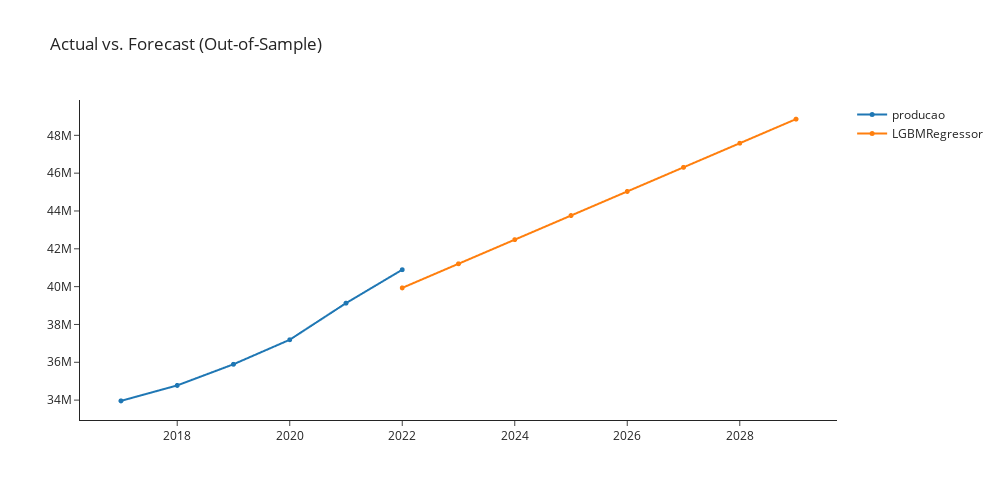

The code cell stored with this chart in its notebook:
### Markdown cell above
## lightgbm_cds_dt Light Gradient Boosting w/ Cond. Deseasonalize & Detrending

### Code cell
lightgbm_cds_dt  = exp.create_model('lightgbm_cds_dt')
exp.plot_model(plot = 'decomp', 
               data_kwargs = {'type' : 'multiplicative'},
               fig_kwargs = {"height":500,"width":1000,"template": "simple_white","hoverinfo":"none","big_data_threshold":10})
exp.plot_model(estimator = lightgbm_cds_dt, plot = 'forecast', 
               data_kwargs = {'fh' : 8},
               fig_kwargs = {"height":500,"width":1000,"template": "simple_white","hoverinfo":"none","big_data_threshold":10})

### Figure 1 — Plotly figure (JSON) as saved in the notebook; plotly's stock layout.template omitted (floating-point values rounded to 4 significant figures)
{"data": [{"hoverinfo": "none", "line": {"width": 2}, "marker": {"size": 5}, "mode": "lines+markers", "name": "producao", "type": "scattergl", "x": [2017, 2018, 2019, 2020, 2021, 2022, 2023, 2024, 2025, 2026, 2027, 2028, 2029], "xaxis": "x", "y": [33959879, 34777936, 35895207, 37191638, 39126269, 40894968, null, null, null, null, null, null, null], "yaxis": "y"}, {"hoverinfo": "none", "line": {"width": 2}, "marker": {"size": 5}, "mode": "lines+markers", "name": "LGBMRegressor", "type": "scattergl", "x": [2017, 2018, 2019, 2020, 2021, 2022, 2023, 2024, 2025, 2026, 2027, 2028, 2029], "xaxis": "x", "y": [null, null, null, null, null, 39930000.0, 41210000.0, 42480000.0, 43760000.0, 45030000.0, 46310000.0, 47580000.0, 48860000.0], "yaxis": "y"}], "layout": {"autosize": false, "height": 500, "showlegend": true, "title": {"text": "Actual vs. Forecast (Out-of-Sample)"}, "width": 1000, "xaxis": {"anchor": "y", "domain": [0, 1]}, "yaxis": {"anchor": "x", "domain": [0, 1]}}}
